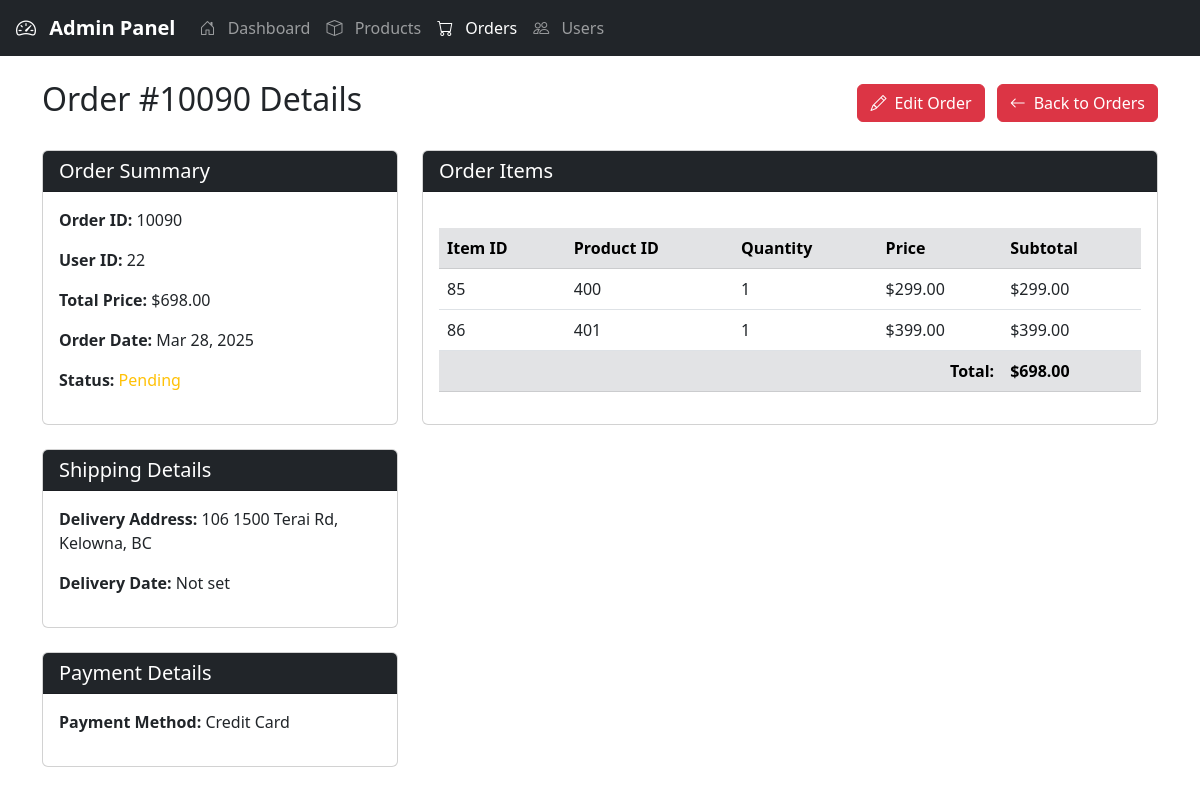
The app's page /project360/view_order.php?id=10090 with its own data.
### tables this page shows
CREATE TABLE `orders` (
  `order_id` int(11) NOT NULL,
  `user_id` int(11) NOT NULL,
  `total_price` decimal(10,2) NOT NULL,
  `order_date` timestamp NOT NULL DEFAULT current_timestamp(),
  `delivery_date` date DEFAULT NULL,
  `delivery_address` text NOT NULL,
  `payment_method` enum('Credit Card','PayPal','Cash on Delivery') NOT NULL,
  `status` enum('pending','shipped','delivered','canceled') DEFAULT 'pending'
);

CREATE TABLE `orderitems` (
  `order_item_id` int(11) NOT NULL,
  `order_id` int(11) NOT NULL,
  `product_id` int(11) NOT NULL,
  `quantity` int(11) NOT NULL CHECK (`quantity` > 0),
  `price` decimal(10,2) NOT NULL
);

### project360/view_order.php (the view, shortened to what this page needs)
<?php
include 'db_connection.php';
$order_id = intval($_GET['id']);
$query = "SELECT * FROM orders WHERE order_id = ?";
$stmt = mysqli_prepare($conn, $query);
mysqli_stmt_bind_param($stmt, "i", $order_id);
mysqli_stmt_execute($stmt);
$result = mysqli_stmt_get_result($stmt);
$order = mysqli_fetch_assoc($result);
$items_query = "SELECT * FROM orderitems WHERE order_id = ?";
$items_stmt = mysqli_prepare($conn, $items_query);
mysqli_stmt_bind_param($items_stmt, "i", $order_id);
mysqli_stmt_execute($items_stmt);
$items_result = mysqli_stmt_get_result($items_stmt);
?>
<!DOCTYPE html>
<html lang="en">
<head>
    <link href="https://cdn.jsdelivr.net/npm/bootstrap@5.3.0/dist/css/bootstrap.min.css" rel="stylesheet">
    <link rel="stylesheet" href="https://cdn.jsdelivr.net/npm/bootstrap-icons/font/bootstrap-icons.css">
    <link rel="stylesheet" href="admin.order.css">
</head>
<body>
    <nav class="navbar navbar-expand-lg navbar-dark bg-dark px-3">
        <a class="navbar-brand fw-bold" href="admin.php">
            <i class="bi bi-speedometer2 me-2"></i> Admin Panel
        </a>
        <div class="collapse navbar-collapse" id="navbarNav">
            <ul class="navbar-nav me-auto">
                <li class="nav-item">
                    <a href="admin.php" class="nav-link">
                        <i class="bi bi-house-door me-2"></i> Dashboard
                    </a>
                </li>
                <li class="nav-item">
                    <a href="admin.product.php" class="nav-link">
                        <i class="bi bi-box me-2"></i> Products
                    </a>
                </li>
                <li class="nav-item">
                    <a href="admin_order.php" class="nav-link active">
                        <i class="bi bi-cart me-2"></i> Orders
                    </a>
                </li>
                <li class="nav-item">
                    <a href="admin_user.php" class="nav-link">
                        <i class="bi bi-people me-2"></i> Users
                    </a>
                </li>
            </ul>
        </div>
    </nav>
    <div class="container mt-4">
        <div class="d-flex justify-content-between align-items-center mb-4">
            <h2>Order #<?php echo $order_id; ?> Details</h2>
            <div>
                <a href="update_order.php?id=<?php echo $order_id; ?>" class="btn btn-danger me-2">
                    <i class="bi bi-pencil me-2"></i>Edit Order
                </a>
                <a href="admin_order.php" class="btn btn-danger">
                    <i class="bi bi-arrow-left me-2"></i>Back to Orders
                </a>
            </div>
        </div>
        <div class="row">
            <div class="col-md-4">
                <div class="card mb-4">
                    <div class="card-header bg-dark text-white">
                        <h5 class="mb-0">Order Summary</h5>
                    </div>
                    <div class="card-body">
                        <p><strong>Order ID:</strong> <?php echo $order['order_id']; ?></p>
                        <p><strong>User ID:</strong> <?php echo $order['user_id']; ?></p>
                        <p><strong>Total Price:</strong> $<?php echo $order['total_price']; ?></p>
                        <p><strong>Order Date:</strong> <?php echo date('M d, Y', strtotime($order['order_date'])); ?></p>
                        <?php
                        $status_class = '';
                        switch($order['status']) {
                            case 'pending':
                                $status_class = 'text-warning';
                                break;
                        }
                        ?>
                        <p><strong>Status:</strong> <span class="<?php echo $status_class; ?>"><?php echo ucfirst($order['status']); ?></span></p>
                    </div>
                </div>
                <div class="card mb-4">
                    <div class="card-header bg-dark text-white">
                        <h5 class="mb-0">Shipping Details</h5>
                    </div>
                    <div class="card-body">
                        <p><strong>Delivery Address:</strong> <?php echo $order['delivery_address']; ?></p>
                        <p><strong>Delivery Date:</strong>
                            <?php echo $order['delivery_date'] ? date('M d, Y', strtotime($order['delivery_date'])) : 'Not set'; ?>
                        </p>
                    </div>
                </div>
                <div class="card">
                    <div class="card-header bg-dark text-white">
                        <h5 class="mb-0">Payment Details</h5>
                    </div>
                    <div class="card-body">
                        <p><strong>Payment Method:</strong> <?php echo ucfirst($order['payment_method']); ?></p>
                    </div>
                </div>
            </div>
            <div class="col-md-8">
                <div class="card">
                    <div class="card-header bg-dark text-white">
                        <h5 class="mb-0">Order Items</h5>
                    </div>
                    <div class="card-body">
                        <div class="table-responsive">
                            <table class="table table-hover">
                                <thead class="table-secondary">
                                    <tr>
                                        <th>Item ID</th>
                                        <th>Product ID</th>
                                        <th>Quantity</th>
                                        <th>Price</th>
                                        <th>Subtotal</th>
                                    </tr>
                                </thead>
                                <tbody>
                                    <?php
                                    $total = 0;
                                    if(mysqli_num_rows($items_result) > 0) {
                                        while($item = mysqli_fetch_assoc($items_result)) {
                                            $subtotal = $item['price'] * $item['quantity'];
                                            $total += $subtotal;
                                            ?>
                                            <tr>
                                                <td><?php echo $item['order_item_id']; ?></td>
                                                <td><?php echo $item['product_id']; ?></td>
                                                <td><?php echo $item['quantity']; ?></td>
                                                <td>$<?php echo $item['price']; ?></td>
                                                <td>$<?php echo number_format($subtotal, 2); ?></td>
                                            </tr>
                                            <?php
                                        }
                                    } else {
                                        echo "<tr><td colspan='5' class='text-center'>No items found for this order</td></tr>";
                                    }
                                    ?>
                                </tbody>
                                <tfoot class="table-secondary">
                                    <tr>
                                        <td colspan="4" class="text-end"><strong>Total:</strong></td>
                                        <td><strong>$<?php echo number_format($total, 2); ?></strong></td>
                                    </tr>
                                </tfoot>
                            </table>
                        </div>
                    </div>
                </div>
            </div>
        </div>
    </div>
</body>
</html>

### project360/admin.order.css (style rules this page uses)
.table { margin-top: 20px; }

### records on screen
orders: order_id "10090", user "22", total_price "698.00", order_date "Mar 28, 2025", status "Pending", delivery_address "106 1500 Terai Rd, Kelowna, BC", payment_method "Credit Card"
orderitems: order_item_id "85", product "400", quantity "1", price "299.00"
orderitems: order_item_id "86", product "401", quantity "1", price "399.00"

### other values on screen
$order_id "10090"
$total "698.00"
